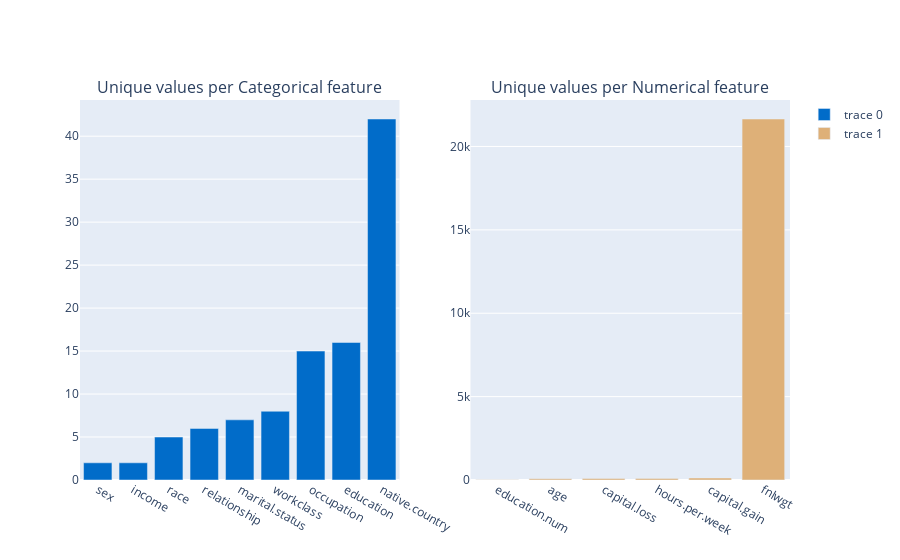

The notebook cell saved with this chart:
### Code cell
fig = make_subplots(rows=1, cols=2,
                    subplot_titles=("Unique values per Categorical feature", "Unique values per Numerical feature"))


temp_data = df.select_dtypes(exclude="number").nunique().sort_values()

fig.add_trace(
    go.Bar(x=temp_data.index, y=temp_data.values,
           marker=dict(color='#016CC9')),
    row=1, col=1
)


temp_data = df.select_dtypes(include="number").nunique().sort_values()

fig.add_trace(
    go.Bar(x=temp_data.index, y=temp_data.values,
           marker=dict(color='#DEB078')),
    row=1, col=2
)

# fig.update_layout(showlegend=False)
fig.show()

### Figure 1 — Plotly figure (JSON) as saved in the notebook; plotly's stock layout.template omitted (floating-point values rounded to 4 significant figures)
{"data": [{"marker": {"color": "#016CC9"}, "type": "bar", "x": ["sex", "income", "race", "relationship", "marital.status", "workclass", "occupation", "education", "native.country"], "xaxis": "x", "y": [2, 2, 5, 6, 7, 8, 15, 16, 42], "yaxis": "y"}, {"marker": {"color": "#DEB078"}, "type": "bar", "x": ["education.num", "age", "capital.loss", "hours.per.week", "capital.gain", "fnlwgt"], "xaxis": "x2", "y": [16, 73, 92, 94, 119, 21648], "yaxis": "y2"}], "layout": {"annotations": [{"font": {"size": 16}, "showarrow": false, "text": "Unique values per Categorical feature", "x": 0.225, "xanchor": "center", "xref": "paper", "y": 1, "yanchor": "bottom", "yref": "paper"}, {"font": {"size": 16}, "showarrow": false, "text": "Unique values per Numerical feature", "x": 0.775, "xanchor": "center", "xref": "paper", "y": 1, "yanchor": "bottom", "yref": "paper"}], "xaxis": {"anchor": "y", "domain": [0, 0.45]}, "xaxis2": {"anchor": "y2", "domain": [0.55, 1]}, "yaxis": {"anchor": "x", "domain": [0, 1]}, "yaxis2": {"anchor": "x2", "domain": [0, 1]}}}
